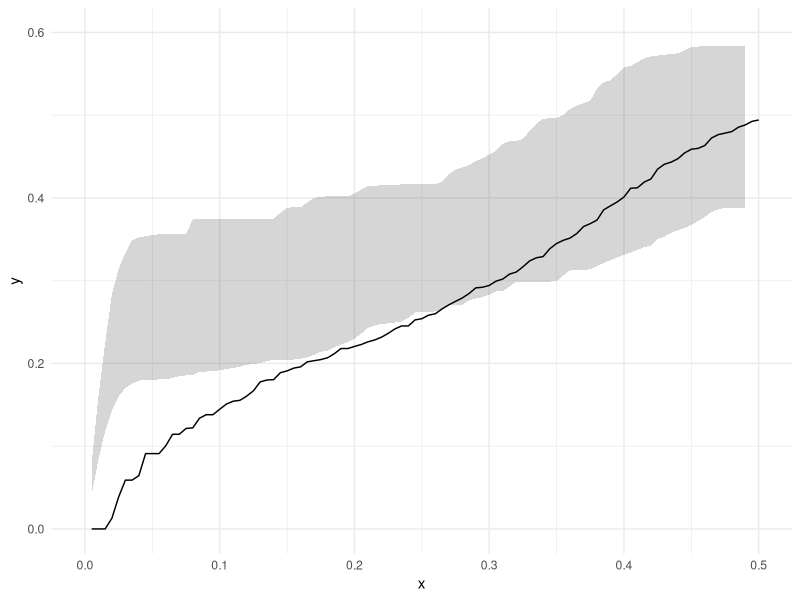
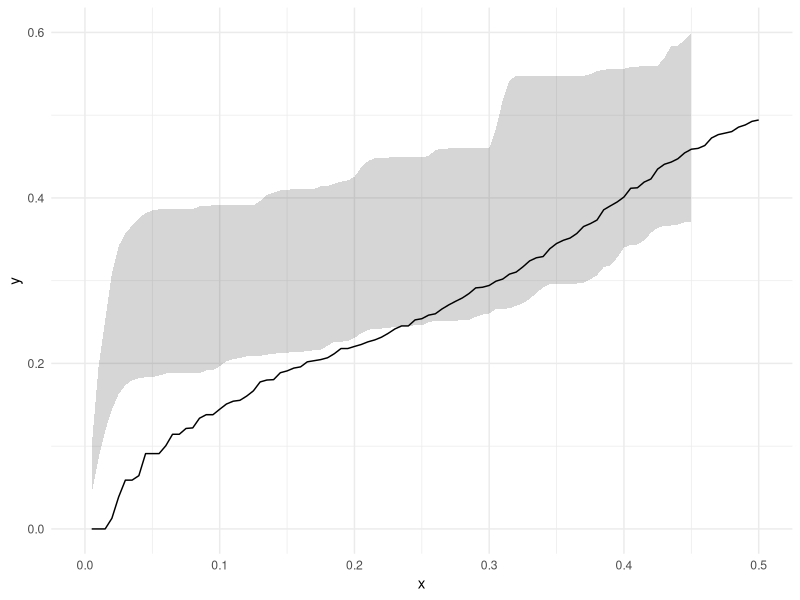
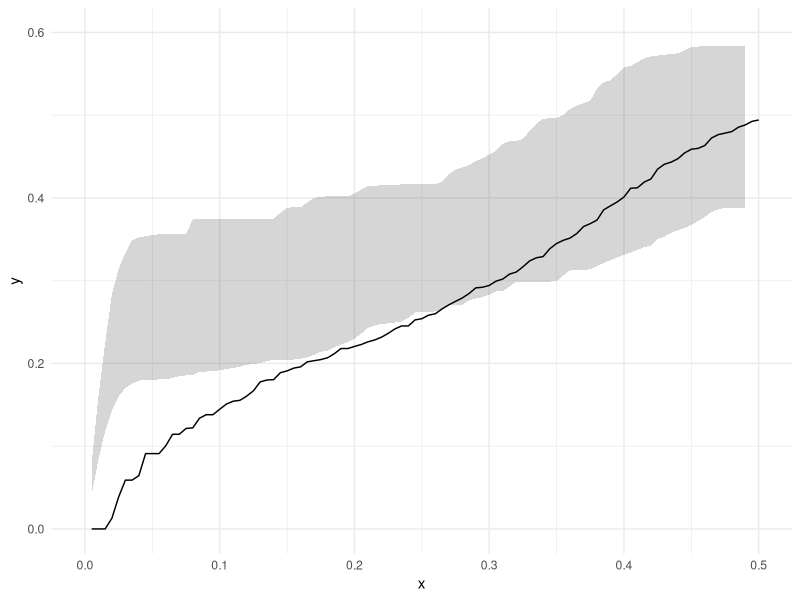

Reproduce these figures in R, in order.
# Project 2, 18.03.2022
# Problem 3 ----
library(spatial)
library(MASS)
library(tidyverse)

# Config
setwd('~/Fysmat/8 Semester V2022/RomStat/romstat/project2/')
figpath = './figures'
# getwd()

## Read,plot ----
redwood    <- ppinit("redwood.dat")
redwood.df <- data.frame(x = redwood$x, y = redwood$y)

# Plot
redwood$area
redwood.plot = ggplot(redwood.df) + 
  geom_point(aes(x = x, y = y)) + 
  geom_rect(aes(xmin = 0, xmax = 1, ymin = -1, ymax = 0),
            alpha = 0, color = 1) + 
  theme_minimal()
# redwood.plot


## i) Empirical fit ----
"Make empirical fit"
N = data.frame(n=c(5, 9, 8, 13, 19, 6))
a = mean(N$n)
lambda = 6

sim.ns <- function(w, lambda, d=0.5, lambda_c=10, sigma_c=c(1,1), 
                   N=100, k=100, fs=0.5){
  # w: Window
  # lambda: Parent intensity
  # d: Distance to extend window
  # pc: Pmf #daughters (removed)
  # fr: pdf parent-daughter distance (removed)
  # cMean: mean number of daughter points per parent
  # N: #sims
  # k: #grid points

  xmin = w[1,1]; xmax = w[1,2]
  ymin = w[2,1]; ymax = w[2,2]
  wExt = w + matrix(c(-d, -d, d, d), ncol = 2) # Extended window
  nu   = (wExt[1,2] - wExt[1,1])*(wExt[2,2] - wExt[2,1]) # nu(W)
  n    = rpois(N, lambda*nu) # Create #parents for each sim
  L.mat = matrix(rep(NA, N*k), nrow = N) # Allocate memory for L estimates
  
  for(i in 1:N){
    # parent points
    y1 = runif(n[i], wExt[1,1], wExt[1,2])
    y2 = runif(n[i], wExt[2,1], wExt[2,2])
    # Daughter points
    x1 = c() # x daughter val
    x2 = c() # y daughter val
    for (p in 1:n[i]){
      # browser()
      c = rpois(n[i], lambda=lambda_c) # #daughter points for this parent (p_c)
      x1 = c(x1, rnorm(c, mean = y1[p], sd = sigma_c[1]^2)) # f_R & \hat r
      x2 = c(x2, rnorm(c, mean = y2[p], sd = sigma_c[2]^2)) # f_R & \hat r
    }
    # browser()
    # plot(x1[1:(10*n[1])], x2[1:(10*n[1])], main="NS sim",
    #      xlim=c(xmin-d,xmax+d), ylim=c(ymin-d, xmin-d))
    # tp = 3
    # plot(x1[(10*sum(n[1:tp])):(10*sum(n[1:(tp+1)]))], 
    #      x2[(10*sum(n[1:tp])):(10*sum(n[1:(tp+1)]))], 
    #      main="NS sim", xlim=c(xmin-d,xmax+d), ylim=c(ymin-d, xmin-d))
    
    # Remove daughter points outside original window {x: x \in w}
    where = x1>=rep(xmin,length(x1)) & x1<=rep(xmax,length(x1)) &
      x2>=rep(ymin,length(x2)) & x2<=rep(ymax,length(x2))
    sum(where)
    x1 = x1[where] 
    x2 = x2[where] 
    L = Kfn(list(x = x1, y = x2), fs = fs, k = k)
    # Store to data frame (matrix?)
    L.mat[i, ] = L$y # all L-fn values
  }
  return(list(x = L$x, y = L.mat))
}

plot.pi = function(sim, L){
  upper <- apply(sim$y, 2,  quantile, probs = c(0.95))
  lower <- apply(sim$y, 2,  quantile, probs = c(0.05))
  
  gg.NS1 = ggplot(data = data.frame(l = lower, u = upper, x = sim$x)) + 
    geom_ribbon(aes(x = x, ymin = l, ymax = u), alpha = 0.2) +
    geom_line(data = L, aes(x, y)) + 
    xlim(0,0.5) + ylim(0,.6) +
    theme_minimal()
  gg.NS1
}




"Evaluate by simulating 100 realizations from NS to produce 90% pi. of L-fnc"
# Plot PI for redwood sim by NS process
# redwood.pois <- sim.ppp(0,9.6,0,10, n.pines, 5) # ur l.mat
# n.pines <- length(pines$x)
w = matrix(c(0, 1,
             -1, 0), ncol = 2, byrow = T)
L.redwood <- Kfn(ppinit("redwood.dat"), fs = 0.5, k = 100)
L.redwood.df <- data.frame(x = L.redwood$x, y = L.redwood$y)

set.seed(321)
redwood.ns <- sim.ns(w, 6, sigma_c = c(0.1,0.1))

ns.p1 = plot.pi(redwood.ns, L.redwood.df)
ns.p1

set.seed(321)
redwood.ns <- sim.ns(w, 6, sigma_c = c(0.1,0.1), lambda_c = 5)

ns.p2 = plot.pi(redwood.ns, L.redwood.df)
ns.p2






## ii) Improved fit ----
"Iterate guestimate to improve fit"
"Try to make empirical L-fnc consistent wit 90% pi."
"List final guestimates of model params."

## iii) Display ----
"Display data next to three realizations from guestimated NS model"


## saveFigs ----
ggsave("3_NS1.pdf", plot = ns.p1, path = figpath, width=4, height = 4)
